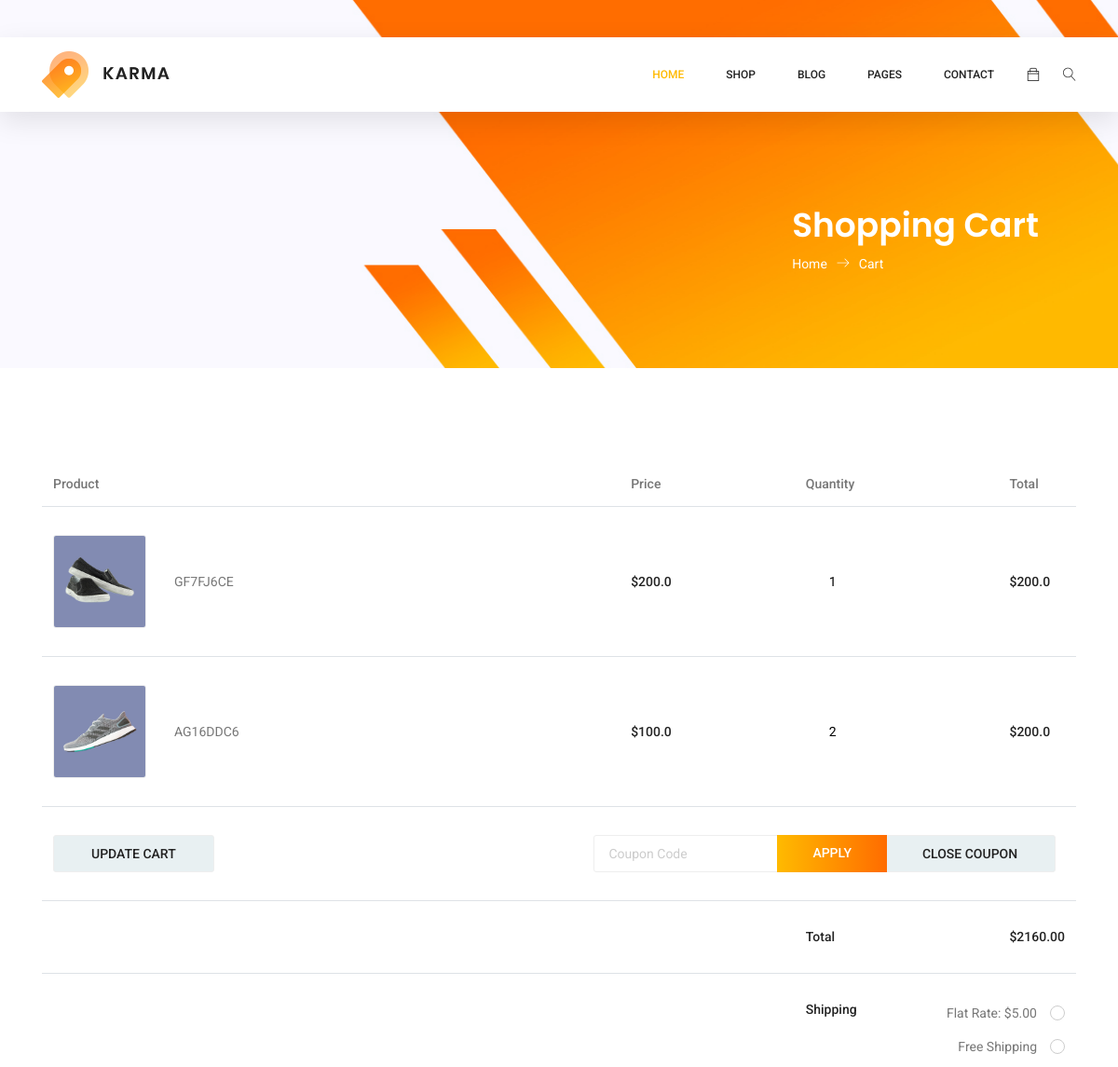
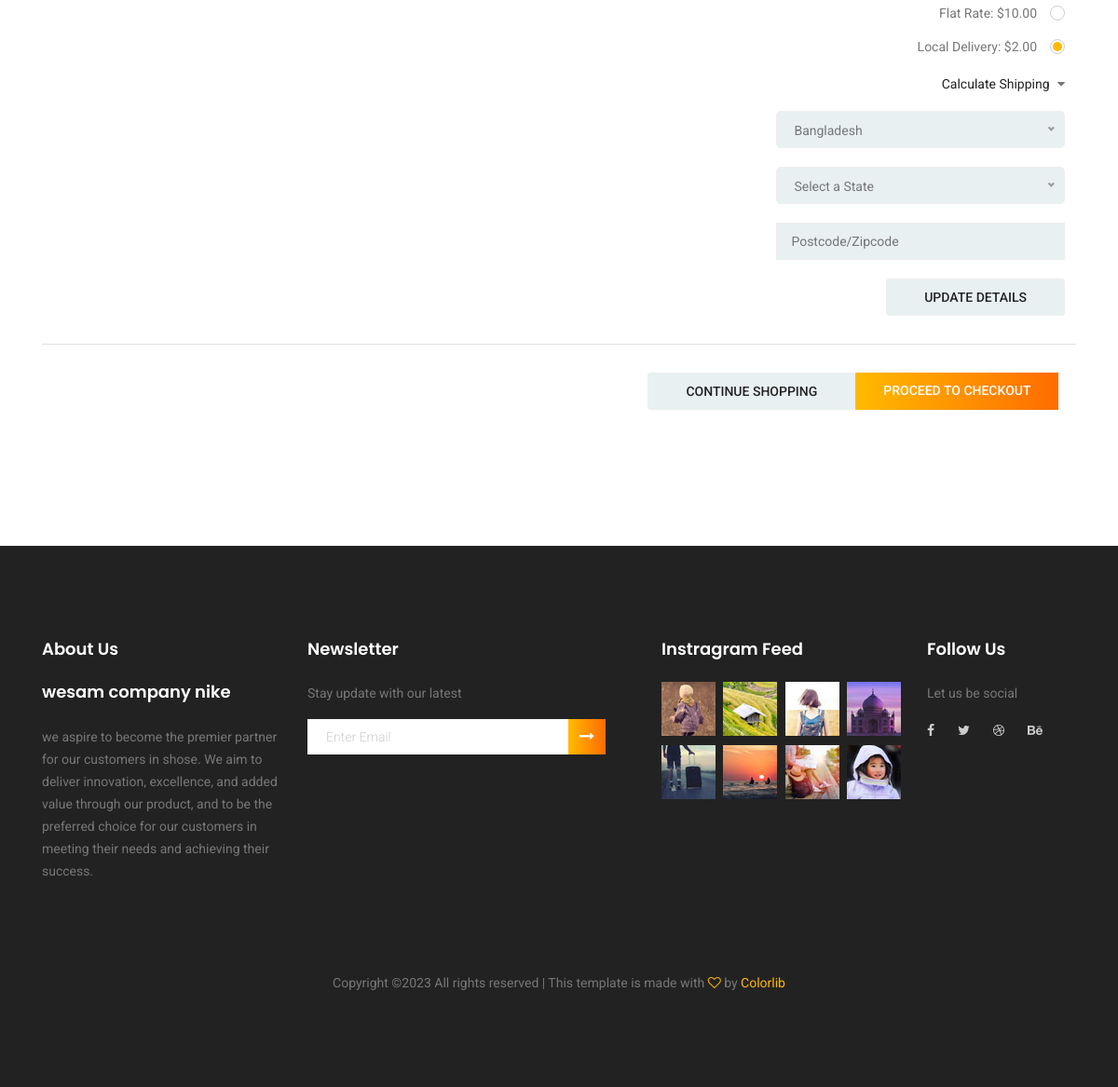
Screenshot of /orders/ (signed in) with the database file from the repository (2 pictures, top to bottom).
### orders/models.py (models this page shows, shortened)
class Order(models.Model):
    user = models.ForeignKey(User,related_name='order_user',on_delete=models.SET_NULL,blank=True,null=True)
    profile = models.ForeignKey(Profile,related_name='delivery_profile',on_delete=models.SET_NULL,null=True,blank=True)
    phones = models.ForeignKey(Phones,related_name='delivery_phones',on_delete=models.SET_NULL,null=True,blank=True)
    delivery_location = models.ForeignKey(Address,related_name='delivery_address',on_delete=models.SET_NULL,null=True,blank=True)
    code = models.CharField(max_length=30,default=generate_code)
    order_time = models.DateTimeField(default=timezone.now)
    coupon = models.ForeignKey('Coupon',related_name='order_coupon',on_delete=models.SET_NULL , null=True,blank=True)
    total_with_coupon = models.FloatField(null=True,blank=True)
    image = models.ImageField(upload_to='orders')

class OrderDetail(models.Model):
    order = models.ForeignKey(Order,related_name='order_detail',on_delete=models.CASCADE)
    nike = models.ForeignKey(Nike , related_name='order_nike',on_delete=models.SET_NULL,null=True)
    price = models.FloatField(default=1)
    quantity = models.IntegerField()
    total = models.FloatField()

### settings/models.py (models this page shows, shortened)
class Company(models.Model):
    name = models.CharField(max_length=15)
    logo = models.ImageField(upload_to='company')
    subtitle = models.TextField(max_length=30,null=True,blank=True)
    email = models.CharField(max_length=15,null=True,blank=True)
    phones = models.CharField(max_length=15,null=True,blank=True)
    address = models.TextField(max_length=15,null=True,blank=True)
    fb_link = models.URLField(null=True,blank=True)
    android_link = models.URLField(null=True,blank=True)
    appstore_link = models.URLField(null=True,blank=True)
    about_us = models.TextField(max_length=500)
    street = models.TextField(max_length=20)
    post_code = models.IntegerField(default=1)
    city = models.TextField(max_length=20)

### orders/views.py (the view, shortened to what this page needs)
# urls.py: path('' , OrderList.as_view()),
class OrderList(LoginRequiredMixin,ListView):
    model = Order
    def get_queryset(self):
        queryset = super().get_queryset()   # all orders
        queryset = queryset.filter(user=self.request.user)
        return queryset

### orders/cart_context_processor.py (called while the page is built)
def get_cart_data(request):
    if request.user.is_authenticated:
        cart , created = Cart.objects.get_or_create(user=request.user,completed=False)
        cart_detail = CartDetail.objects.filter(cart=cart)
        return {'cart_data':cart, 'cart_detail_data':cart_detail}
    else:
        return {}

### orders/templates/orders/order_list.html (shortened to what this page needs)
{% extends "base.html" %}
{% load static %}
{% block body %}
    <section class="banner-area organic-breadcrumb">
        <div class="container">
            <div class="breadcrumb-banner d-flex flex-wrap align-items-center justify-content-end">
                <div class="col-first">
                    <h1>Shopping Cart</h1>
                    <nav class="d-flex align-items-center">
                        <a href="index.html">Home<span class="lnr lnr-arrow-right"></span></a>
                        <a href="category.html">Cart</a>
                    </nav>
                </div>
            </div>
        </div>
    </section>
    <section class="cart_area">
        <div class="container">
            <div class="cart_inner">
                <div class="table-responsive">
                    <table class="table">
                        <thead>
                            <tr>
                                <th scope="col">Product</th>
                                <th scope="col">Price</th>
                                <th scope="col">Quantity</th>
                                <th scope="col">Total</th>
                            </tr>
                        </thead>
                        <tbody>
                        {% for object in object_list %}
                                <tr>
                                    <td>
                                        <div class="media">
                                            <div class="d-flex">
                                                <img style="width: 100px; height: 100px;" src="{{object.image.url}}" alt="">
                                            </div>
                                            <div class="media-body">
                                                <p>{{object.code}}</p>
                                            </div>
                                        </div>
                                    </td>
                                {% for item in object.order_detail.all %}
                                    <td>
                                        <h5>${{item.price}}</h5>
                                    </td>
                                    <td>
                                        <div class="product_count">
                                            <li style="list-style-type: none;" ><span class="middle" style="color: black; margin-left: 25px;" >{{item.quantity}}</span> </li>
                                        </div>
                                    </td>
                                    <td>
                                        <h5>${{item.total}}</h5>
                                    </td>
                                {% endfor %}
                                </tr>
                                {% endfor %}
                                <tr class="bottom_button">
                                    <td>
                                        <a class="gray_btn" href="#">Update Cart</a>
                                    </td>
                                    <td>
                                        <div class="cupon_text d-flex align-items-center">
                                            <input type="text" placeholder="Coupon Code">
                                            <a class="primary-btn" href="#">Apply</a>
                                            <a class="gray_btn" href="#">Close Coupon</a>
                                        </div>
                                    </td>
                                </tr>
                                <tr>
                                    <td>
                                    </td>
                                    <td>
                                    </td>
                                    <td>
                                        <h5>Total</h5>
                                    </td>
                                    <td>
                                        <h5>$2160.00</h5>
                                    </td>
                                </tr>
                                <tr class="shipping_area">
                                    <td>
                                    </td>
                                    <td>
                                    </td>
                                    <td>
                                        <h5>Shipping</h5>
                                    </td>
                                    <td>
                                        <div class="shipping_box">
                                            <ul class="list">
                                                <li><a href="#">Flat Rate: $5.00</a></li>
                                                <li><a href="#">Free Shipping</a></li>
                                                <li><a href="#">Flat Rate: $10.00</a></li>
                                                <li class="active"><a href="#">Local Delivery: $2.00</a></li>
                                            </ul>
                                            <h6>Calculate Shipping <i class="fa fa-caret-down" aria-hidden="true"></i></h6>
                                            <input type="text" placeholder="Postcode/Zipcode">
                                            <a class="gray_btn" href="#">Update Details</a>
                                        </div>
                                    </td>
                                </tr>
                                <tr class="out_button_area">
                                    <td>
                                    </td>
                                    <td>
                                    </td>
                                    <td>
                                        <div class="checkout_btn_inner d-flex align-items-center">
                                            <a class="gray_btn" href="#">Continue Shopping</a>
                                            <a class="primary-btn" href="#">Proceed to checkout</a>
                                        </div>
                                    </td>
                                </tr>
                        </tbody>
                    </table>
                </div>
            </div>
        </div>
    </section>
    {% endblock body %}

### templates/base.html (shortened to what this page needs)
{% load static %}
<!DOCTYPE html>
<html lang="zxx" class="no-js">
<head>
	<link rel="stylesheet" href="{% static 'css/linearicons.css' %}">
	<link rel="stylesheet" href="{% static 'css/font-awesome.min.css' %}">
	<link rel="stylesheet" href="{% static 'css/themify-icons.css' %}">
	<link rel="stylesheet" href="{% static 'css/bootstrap.css' %}">
	<link rel="stylesheet" href="{% static 'css/owl.carousel.css' %}">
	<link rel="stylesheet" href="{% static 'css/nice-select.css' %}">
	<link rel="stylesheet" href="{% static 'css/nouislider.min.css' %}">
	<link rel="stylesheet" href="{% static 'css/ion.rangeSlider.css' %}" />
	<link rel="stylesheet" href="{% static 'css/ion.rangeSlider.skinFlat.css' %}" />
	<link rel="stylesheet" href="{% static 'css/magnific-popup.css' %}">
	<link rel="stylesheet" href="{% static 'css/main.css' %}">
</head>
<body>
	<header class="header_area sticky-header">
		<div class="main_menu">
			<nav class="navbar navbar-expand-lg navbar-light main_box">
				<div class="container">
					<a class="navbar-brand logo_h" href="index.html"><img src="{% static 'img/logo.png' %}" alt=""></a>
					<div class="collapse navbar-collapse offset" id="navbarSupportedContent">
						<ul class="nav navbar-nav menu_nav ml-auto">
							<li class="nav-item active"><a class="nav-link" href="{% url 'home' %}">Home</a></li>
							<li class="nav-item submenu dropdown">
								<a href="#" class="nav-link dropdown-toggle" data-toggle="dropdown" role="button" aria-haspopup="true"
								 aria-expanded="false">Shop</a>
							</li>
							<li class="nav-item submenu dropdown">
								<a href="#" class="nav-link dropdown-toggle" data-toggle="dropdown" role="button" aria-haspopup="true"
								 aria-expanded="false">Blog</a>
							</li>
							<li class="nav-item submenu dropdown">
								<a href="#" class="nav-link dropdown-toggle" data-toggle="dropdown" role="button" aria-haspopup="true"
								 aria-expanded="false">Pages</a>
							</li>
							<li class="nav-item"><a class="nav-link" href="{% url 'settings:settings_list' %}">Contact</a></li>
						</ul>
						<ul class="nav navbar-nav navbar-right">
							<li class="nav-item"><a href="/orders/checkout" class="cart"><span class="ti-bag"></span></a></li>
							<li class="nav-item">
								<button class="search"><span class="lnr lnr-magnifier" id="search"></span></button>
							</li>
						</ul>
					</div>
				</div>
			</nav>
		</div>
	</header>
{% block body %}
{% endblock body %}
	<footer class="footer-area section_gap">
		<div class="container">
			<div class="row">
				<div class="col-lg-3  col-md-6 col-sm-6">
					<div class="single-footer-widget">
						<h6>About Us</h6>
						<h6>{{company_data.subtitle}}</h6>
						<p>{{company_data.about_us}}</p>
					</div>
				</div>
				<div class="col-lg-4  col-md-6 col-sm-6">
					<div class="single-footer-widget">
						<h6>Newsletter</h6>
						<p>Stay update with our latest</p>
						<div class="" id="mc_embed_signup">
							<form target="_blank" novalidate="true" action="https://spondonit.us12.list-manage.com/subscribe/post?u=1462626880ade1ac87bd9c93a&amp;id=92a4423d01"
							 method="get" class="form-inline">
								<div class="d-flex flex-row">
									<input class="form-control" name="EMAIL" placeholder="Enter Email" onfocus="this.placeholder = ''" onblur="this.placeholder = 'Enter Email '"
									 required="" type="email">
									<button class="click-btn btn btn-default"><i class="fa fa-long-arrow-right" aria-hidden="true"></i></button>
								</div>
							</form>
						</div>
					</div>
				</div>
				<div class="col-lg-3  col-md-6 col-sm-6">
					<div class="single-footer-widget mail-chimp">
						<h6 class="mb-20">Instragram Feed</h6>
						<ul class="instafeed d-flex flex-wrap">
							<li><img src="{% static 'img/i1.jpg' %}" alt=""></li>
							<li><img src="{% static 'img/i2.jpg' %}" alt=""></li>
							<li><img src="{% static 'img/i3.jpg' %}" alt=""></li>
							<li><img src="{% static 'img/i4.jpg' %}" alt=""></li>
							<li><img src="{% static 'img/i5.jpg' %}" alt=""></li>
							<li><img src="{% static 'img/i6.jpg' %}" alt=""></li>
							<li><img src="{% static 'img/i7.jpg' %}" alt=""></li>
							<li><img src="{% static 'img/i8.jpg' %}" alt=""></li>
						</ul>
					</div>
				</div>
				<div class="col-lg-2 col-md-6 col-sm-6">
					<div class="single-footer-widget">
						<h6>Follow Us</h6>
						<p>Let us be social</p>
						<div class="footer-social d-flex align-items-center">
							<a href="{{company_data.fb_link}}"><i class="fa fa-facebook"></i></a>
							<a href="{{company_data.android_link}}"><i class="fa fa-twitter"></i></a>
							<a href="{{company_data.appstore_link}}"><i class="fa fa-dribbble"></i></a>
							<a href="#"><i class="fa fa-behance"></i></a>
						</div>
					</div>
				</div>
			</div>
			<div class="footer-bottom d-flex justify-content-center align-items-center flex-wrap">
				<p class="footer-text m-0">
Copyright &copy;<script>document.write(new Date().getFullYear());</script> All rights reserved | This template is made with <i class="fa fa-heart-o" aria-hidden="true"></i> by <a href="https://colorlib.com" target="_blank">Colorlib</a>
</p>
			</div>
		</div>
	</footer>
</body>
</html>

### rows the page displays
Order: image (picture), code "GF7FJ6CE"
OrderDetail: price "200.0", quantity "1", total "200.0"
Order: image (picture), code "AG16DDC6"
OrderDetail: price "100.0", quantity "2", total "200.0"
Company: subtitle "wesam company nike", about_us "we aspire to become the premier partner for our customers in shose. We aim to deliver innovation, excellence, and added value through our product, and to be the preferred choice for our customers in meeting their needs and achieving their success."
